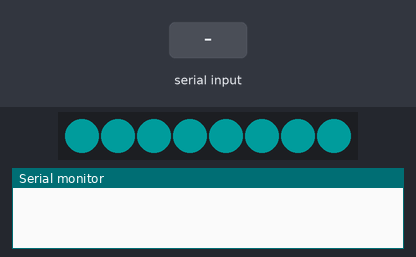
The sketch below on a simulated Arduino Uno, built with avr-gcc and run on an emulated ATmega328P. On the bench: 8 RGB LEDs in strip order, left to right, the last lines printed to the serial monitor. Inputs (shaded band) come from the test bench. Dim RGB values are drawn brighter than linear.

Above: at 1.29 s.
1.3 s: "90,45\n" received over Serial
At 12.9 s:
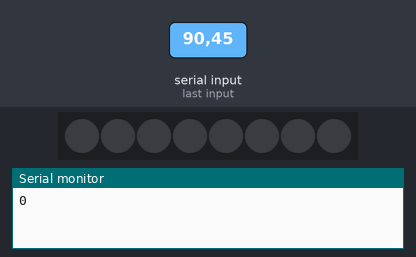
Timing chart, 0 to 14.4 s (numbered marks = the images above; inputs shaded):
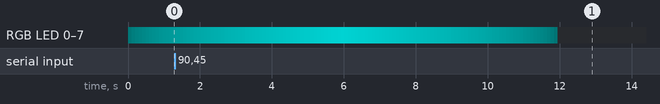

The sketch:

TempLED.ino
```cpp
#include <Adafruit_NeoPixel.h>

#define stripPIN  2
#define numLEDS   8

#define NORMAL 0
#define THEATER_CHASE 1
#define RAINBOW 2
#define RAINBOW_CYCLE 3
#define BREATHING 4

Adafruit_NeoPixel strip = Adafruit_NeoPixel(numLEDS, stripPIN, NEO_GRB + NEO_KHZ800);

int obtenerNumero(){
    int numero=0;

    numero=Serial.parseInt();

    return numero;
}

// Input a value 0 to 255 to get a color value.
// The colours are a transition r - g - b - back to r.
uint32_t Wheel(byte WheelPos) {
  WheelPos = 255 - WheelPos;
  if(WheelPos < 85) {
    return strip.Color(255 - WheelPos * 3, 0, WheelPos * 3);
  }
  if(WheelPos < 170) {
    WheelPos -= 85;
    return strip.Color(0, WheelPos * 3, 255 - WheelPos * 3);
  }
  WheelPos -= 170;
  return strip.Color(WheelPos * 3, 255 - WheelPos * 3, 0);
}

//Funcion para cambiar de color la tira de leds
void colorWipe(uint32_t c, uint8_t wait) {
   for(uint16_t i=0; i<strip.numPixels(); i++) {
      strip.setPixelColor(i, c);
      strip.show();
      delay(wait);
   }
}

//Theatre-style crawling lights.
void theaterChase(uint32_t c, uint8_t wait) {
  for (int j=0; j<10; j++) {  //do 10 cycles of chasing
    for (int q=0; q < 3; q++) {
      for (int i=0; i < strip.numPixels(); i=i+3) {
        strip.setPixelColor(i+q, c);    //turn every third pixel on
      }
      strip.show();

      delay(wait);

      for (int i=0; i < strip.numPixels(); i=i+3) {
        strip.setPixelColor(i+q, 0);        //turn every third pixel off
      }
    }
  }
}

void rainbow(uint8_t wait) {
  uint16_t i, j;

  for(j=0; j<256; j++) {
    for(i=0; i<strip.numPixels(); i++) {
      strip.setPixelColor(i, Wheel((i+j) & 255));
    }
    strip.show();
    delay(wait);
  }
}

// Slightly different, this makes the rainbow equally distributed throughout
void rainbowCycle(uint8_t wait) {
  uint16_t i, j;

  for(j=0; j<256; j++) { // 1 cycle of all colors on wheel
    for(i=0; i< strip.numPixels(); i++) {
      strip.setPixelColor(i, Wheel(((i * 256 / strip.numPixels()) + j) & 255));
    }
    strip.show();
    delay(wait);
  }
}

//Breath
void breathing(int R, int G, int B, uint8_t wait){
    int nr=0, ng=0, nb=0;
    int limit=max(R,max(G,B));
    for(int j=0; j<limit; j=j++){
      if(nr<R)
          nr+=2;

      if(ng<G)
          ng+=2;

      if(nb<B)
          nb+=2;

      if(nr>R)
          nr=R;

      if(ng>G)
          ng=G;

      if(nb>B)
          nb=B;

      for(int i=0; i< strip.numPixels(); i++) {
          colorWipe(strip.Color(nr,ng,nb),wait);
      }
      if(nr==R && ng==G && nb==B)
          break;
    }
    for(int j=limit; j>0; j--){
      if(nr>0)
          nr-=2;
      if(nr<0)
          nr=0;
      if(ng>0)
          ng-=2;
      if(ng<0)
          ng=0;
      if(nb>0)
          nb-=2;
      if(nb<0)
          nb=0;

      for(int i=0; i< strip.numPixels(); i++) {
          colorWipe(strip.Color(nr,ng,nb),wait);
      }

      if(nr==0 && ng==0 && nb==0)
          break;
    }
}

void procesacomando(){
   int modo;
   int color[3]={-1,-1,-1};
   modo=obtenerNumero();
   /*Serial.print("modo: ");
   Serial.println(modo);*/

    for(int i=0; i<3; i++){
        color[i]=obtenerNumero();
        /*Serial.print("Color ");
        Serial.print(i);
        Serial.print(": ");
        Serial.println(color[i]);*/
        if(color[i]>255)
            color[i]=255;
    }

    switch(modo){
        case NORMAL:{
            colorWipe(strip.Color(color[0],color[1],color[2]),0);
            Serial.flush();
            Serial.print(0);
            break;
        }

        case THEATER_CHASE:{
            theaterChase(strip.Color(color[0],color[1],color[2]),100);
            Serial.flush();
            Serial.print(0);
            break;
        }

        case RAINBOW:{
            rainbow(20);
            Serial.flush();
            Serial.print(0);
            break;
        }

        case RAINBOW_CYCLE:{
            rainbowCycle(20);
            Serial.flush();
            Serial.print(0);
            break;
        }

        case BREATHING:{
            breathing(color[0],color[1],color[2],0);
            Serial.flush();
            Serial.print(0);
            break;
        }

        default:{
            colorWipe(strip.Color(0,0,0),0);
            Serial.flush();
            Serial.print(0);
            break;
        }
      }
}

bool unattended;
unsigned long tiempo=0;

void setup() {
    Serial.begin(9600); // start serial for output
    while(!Serial);
    Serial.flush();
    Serial.setTimeout(200);
    strip.begin();
    unattended=true;
}

//==============================LOOP=============================
void loop() {
    if(Serial.available()){      //Si nos han mandado algo por serial
        tiempo=millis();
        colorWipe(strip.Color(0,0,0),0);
        unattended=false;
        procesacomando();       //Procesamos el comando
    }
    if(unattended==true){
        breathing(0,125,125,1);
    }
    else if((millis()-tiempo)>30000){
        unattended=true;
    }
}
```
